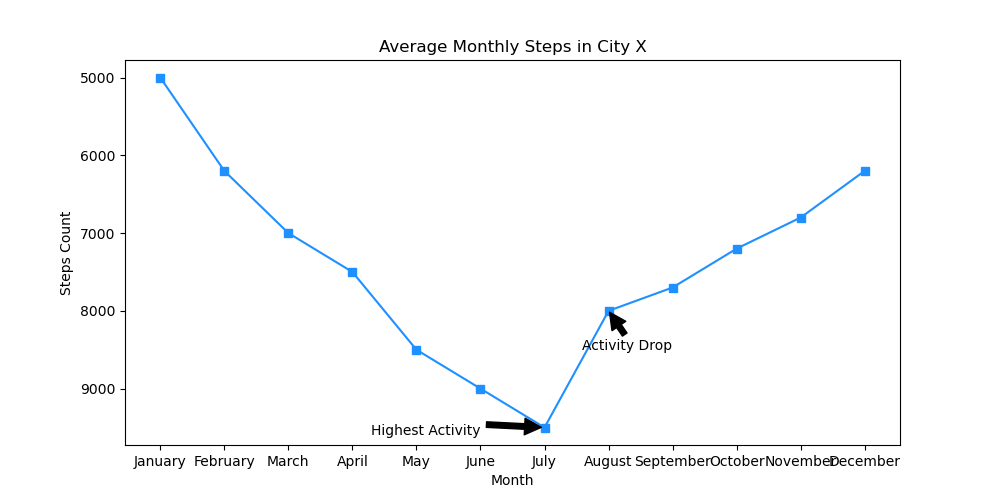

The script that drew this image:

import matplotlib.pyplot as plt

# Data
months = ["January", "February", "March", "April", "May", "June", "July", "August", "September", "October", "November", "December"]
steps = [5000, 6200, 7000, 7500, 8500, 9000, 9500, 8000, 7700, 7200, 6800, 6200]

plt.figure(figsize=(10, 5))  # Change width and height of the chart

# Plotting the line chart
plt.plot(months, steps, color="#1E90FF", marker='s')  # Using a specific color code and marker for data points

# Adding annotations for specific points
plt.annotate('Highest Activity', xy=('July', 9500), xytext=('June', 9600),
             arrowprops=dict(facecolor='black', shrink=0.05),
             horizontalalignment='right')
plt.annotate('Activity Drop', xy=('August', 8000), xytext=('September', 8500),
             arrowprops=dict(facecolor='black', shrink=0.05),
             horizontalalignment='right')

# Title and labels
plt.title('Average Monthly Steps in City X')
plt.xlabel('Month')
plt.ylabel('Steps Count')

plt.gca().invert_yaxis()  # Invert the y-axis

# Show the chart
plt.show()
